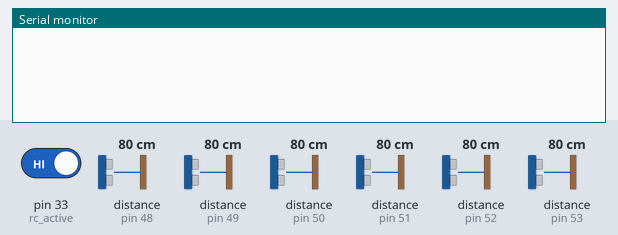
The sketch below on a simulated Arduino Mega 2560, built with avr-gcc and run on an emulated ATmega2560. Shown: the last lines printed to the serial monitor. Inputs (shaded band) come from the test bench; at power-on: pin 33 (rc_active) HIGH, distance to the obstacle (sensors on pin 48, pin 49, pin 50, pin 51, pin 52, pin 53) 80 cm. The echo pulse lasts 58.3 µs per cm.

Above: at 2.3 s.
2.4 s: pin 33 (rc_active) driven LOW
At 2.68 s:
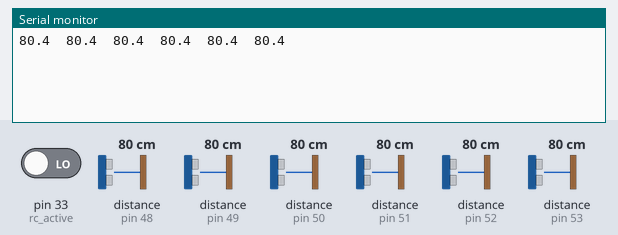
4.5 s: distance to the obstacle (sensor on pin 48) set to 120 cm
At 4.52 s:
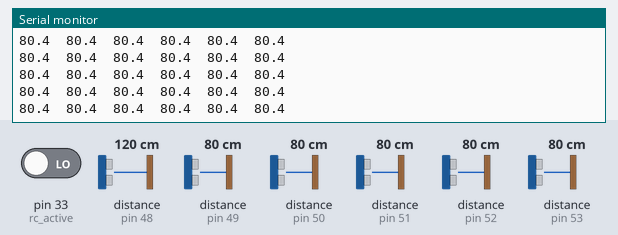
7.5 s: distance to the obstacle (sensor on pin 48) set to 299 cm
At 7.63 s:
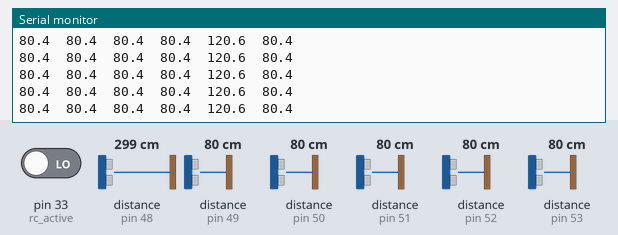
10.5 s: distance to the obstacle (sensor on pin 48) set to 35 cm
At 10.61 s:
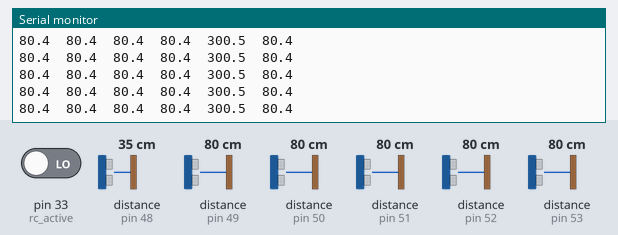
13.5 s: distance to the obstacle (sensor on pin 49) set to 2 cm
At 13.61 s:
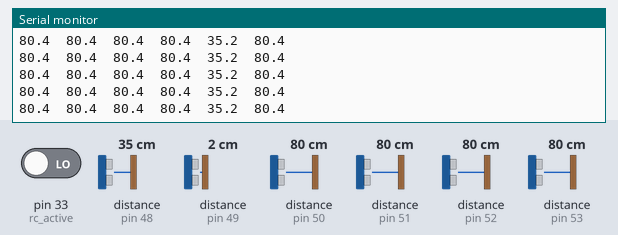
15.0 s: distance to the obstacle (sensor on pin 50) set to 60 cm
At 15.07 s:
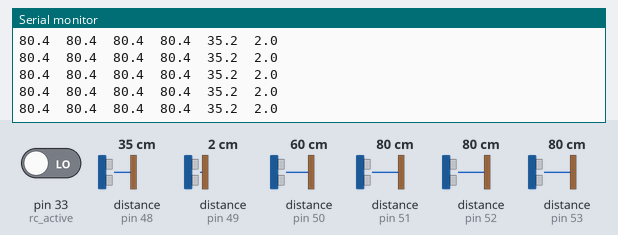
Timing chart, 0 to 18.0 s (numbered marks = the images above; inputs shaded):
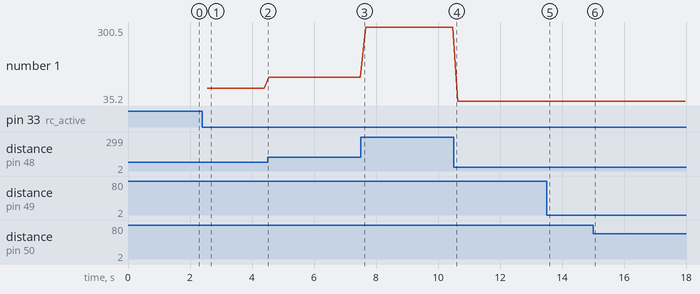

The sketch:

SideSonarTest.ino
```cpp
#define cmdByte 0x00           // Command byte
byte SynchByte = 0x00;
byte SetMode = 0x34;
byte MtrMed = 238;
byte MtrStop = 128;
byte LtSpeed;
byte RtSpeed;

byte rc_active = 33;           //Signal from BX-24 indicating R/C Control when high
byte trigPulse = 10;
byte busy = 0;
byte LtF_TrigEchopin = 51;
byte RtF_TrigEchopin = 52;
byte LtR_TrigEchopin = 50;
byte RtR_TrigEchopin = 53;
byte LtHall_TrigEchopin = 48;
byte RtHall_TrigEchopin = 49;

float rangeLtF;
float rangeRtF;
float rangeLtR;
float rangeRtR;
float rangeLtHall;
float rangeRtHall;
//--------------------------------------------------
void setup()  {
  delay(1000);
  InitialiseSerialPorts();
  SetPinModes();
  ConfigMotors();
  MtrSpeed(MtrStop, MtrStop);
}

void loop()  {
  busy = digitalRead(rc_active);          //busy = 0 when in Auto Mode
  if (busy == 0) {
    Ranger();
//    MtrSpeed(MtrMed, MtrMed);
//    Print();
    PrintMon();
  }

  else {
    Serial1.println("  idle  ");
    Serial1.write(9);
    delay(100);
  }
}
```

Ranger.ino
```cpp
void Ranger () {
//  Uses the side sonars to find the distance and angles to right and left hallway walls
//  ranges rounded to nearest cm
    delay(20);
    pinMode(RtF_TrigEchopin, OUTPUT);
    pulseOut(RtF_TrigEchopin, trigPulse);
    pinMode(RtF_TrigEchopin, INPUT);
    rangeRtF = pulseIn (RtF_TrigEchopin, HIGH)/58.0;

    delay(20);
    pinMode(RtR_TrigEchopin, OUTPUT);
    pulseOut(RtR_TrigEchopin, trigPulse);
    pinMode(RtR_TrigEchopin, INPUT);
    rangeRtR = pulseIn (RtR_TrigEchopin, HIGH)/58.0;

    delay(20);
    pinMode(LtF_TrigEchopin, OUTPUT);
    pulseOut(LtF_TrigEchopin, trigPulse);
    pinMode(LtF_TrigEchopin, INPUT);
    rangeLtF = pulseIn (LtF_TrigEchopin, HIGH)/58.0;

    delay(20);
    pinMode(LtR_TrigEchopin, OUTPUT);
    pulseOut(LtR_TrigEchopin, trigPulse);
    pinMode(LtR_TrigEchopin, INPUT);
    rangeLtR = pulseIn (LtR_TrigEchopin, HIGH)/58.0;


    delay(20);
    pinMode(LtHall_TrigEchopin, OUTPUT);
    pulseOut(LtHall_TrigEchopin, trigPulse);
    pinMode(LtHall_TrigEchopin, INPUT);
    rangeLtHall = pulseIn (LtHall_TrigEchopin, HIGH)/58.0;


    delay(20);
    pinMode(RtHall_TrigEchopin, OUTPUT);
    pulseOut(RtHall_TrigEchopin, trigPulse);
    pinMode(RtHall_TrigEchopin, INPUT);
    rangeRtHall = pulseIn (RtHall_TrigEchopin, HIGH)/58.0;
}

//---------------------------------------------------------

void pulseOut(int pin, int duration) {
  digitalWrite(pin, LOW);
  delayMicroseconds(12);
  digitalWrite(pin, HIGH);
  delayMicroseconds(duration);
  digitalWrite(pin, LOW);
}
```

Reports.ino
```cpp
//----------------------------------------
void Print() {
Serial1.print(rangeLtF,0);
Serial1.write(9);
Serial1.print(rangeLtR,0);
Serial1.write(9);
Serial1.print(rangeRtF,0);
Serial1.write(9);
Serial1.println(rangeRtR,0);
}


void PrintMon() {
Serial.print(rangeLtF,1);
Serial.write(9);
Serial.print(rangeLtR,1);
Serial.write(9);
Serial.print(rangeRtF,1);
Serial.write(9);
Serial.print(rangeRtR,1);
Serial.write(9);
Serial.print(rangeLtHall,1);
Serial.write(9);
Serial.println(rangeRtHall, 1);
}
```

Utilities.ino
```cpp
void InitialiseSerialPorts(){
  Serial.begin(9600);                    //Monitor
  Serial1.begin(57600);                  //Logomatic communications
  Serial2.begin(9600);                   //MD49 Motor Controller
}

void SetPinModes(){
  pinMode(rc_active, INPUT);            // zero in Auto mode
/*
  pinMode(LtF_TrigEchopin, OUTPUT);
  pinMode(RtF_TrigEchopin, OUTPUT);
  pinMode(LtR_TrigEchopin, OUTPUT);
  pinMode(RtR_TrigEchopin, OUTPUT);
*/
}

void ConfigMotors(){
  //  Begin by Setting & Stopping Motors
  Serial2.write(SynchByte);                  //Set Motor Controller Mode to independent motor control
  Serial2.write(SetMode);
  Serial2.write(0x00);
  delay(20);
  Serial2.write(SynchByte);                  //Disable Timeout - Turn motor controller on, then reset Arduino
  Serial2.write(0x38);
  delay(20);
  Serial2.write(SynchByte);                  //Turn Off(0x36);  On (0x37) Speed Control (encoder feedback)
  Serial2.write(0x36);
  delay(20);
}

void MtrSpeed(byte &LtSpeed, byte &RtSpeed) {
      Serial2.write(SynchByte);      //Speed 1 - Left Motor
      Serial2.write(0x31);
      Serial2.write(LtSpeed);
      delay(20);
      Serial2.write(SynchByte);      //Speed 2 - Right Motor
      Serial2.write(0x32);
      Serial2.write(RtSpeed);
      delay(20);
}
```

Measured:
- after the input at 2.4 s, the serial monitor: prints a new line after 0.15 s (image 1)
- plotted number 1: 80.4 → 120.6 after the input at 4.5 s, 120.6 → 300.5 after the input at 7.5 s, 300.5 → 35.2 after the input at 10.5 s
